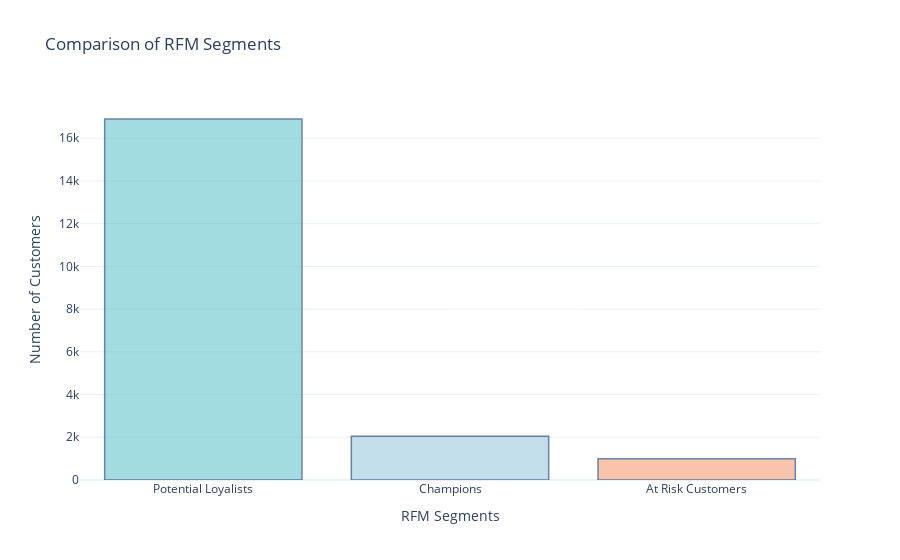

This figure's notebook cell:
### Markdown cell above
the frequency value for the Champions segment is 0. This means that there are no customers in the Champions segment who have purchased more than once. This could be due to a number of factors, such as:

The company has a very small number of Champions customers.
The Champions customers are all new customers who have not yet made a second purchase.

### Code cell
import plotly.colors

pastel_colors = plotly.colors.qualitative.Pastel

segment_counts = data['RFM Customer Segments'].value_counts()

# Create a bar chart to compare segment counts
fig = go.Figure(data=[go.Bar(x=segment_counts.index, y=segment_counts.values,
                            marker=dict(color=pastel_colors))])

# Set the color of the Champions segment as a different color
champions_color = 'rgb(158, 202, 225)'
fig.update_traces(marker_color=[champions_color if segment == 'Champions' else pastel_colors[i]
                                for i, segment in enumerate(segment_counts.index)],
                  marker_line_color='rgb(8, 48, 107)',
                  marker_line_width=1.5, opacity=0.6)

# Update the layout
fig.update_layout(title='Comparison of RFM Segments',
                  xaxis_title='RFM Segments',
                  yaxis_title='Number of Customers',
                  showlegend=False)

fig.show()

### Figure 1 — Plotly figure (JSON) as saved in the notebook; plotly's stock layout.template omitted (floating-point values rounded to 4 significant figures)
{"data": [{"marker": {"color": ["rgb(102, 197, 204)", "rgb(158, 202, 225)", "rgb(248, 156, 116)"], "line": {"color": "rgb(8, 48, 107)", "width": 1.5}}, "opacity": 0.6, "type": "bar", "x": ["Potential Loyalists", "Champions", "At Risk Customers"], "y": [16901, 2046, 998]}], "layout": {"showlegend": false, "title": {"text": "Comparison of RFM Segments"}, "xaxis": {"title": {"text": "RFM Segments"}}, "yaxis": {"title": {"text": "Number of Customers"}}}}
